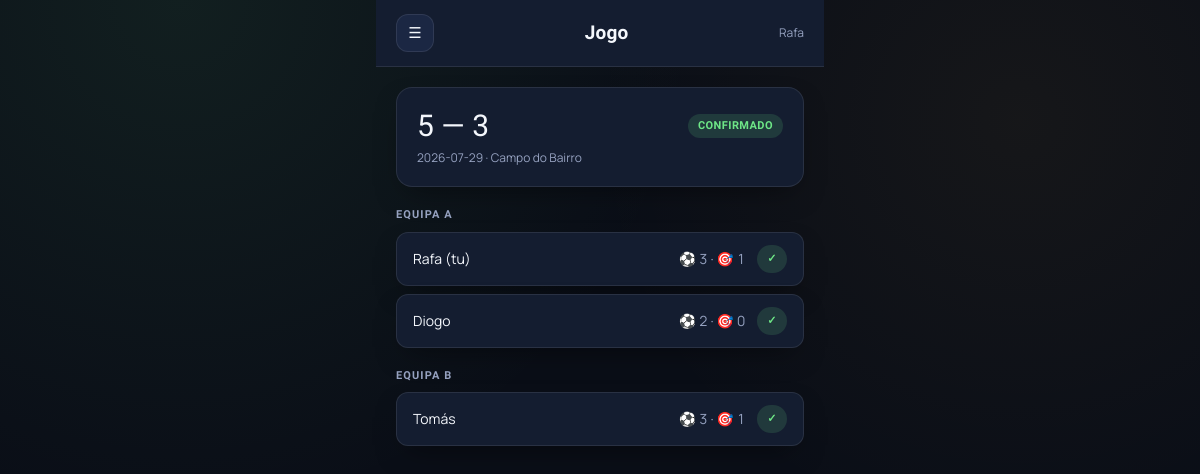
Screenshot of /jogos/1 (signed in) with the database file from the repository.
### tables this page shows
CREATE TABLE users (
    id INTEGER PRIMARY KEY AUTOINCREMENT,
    username TEXT NOT NULL UNIQUE,
    password_hash TEXT NOT NULL,
    nickname TEXT NOT NULL,
    preferred_foot TEXT CHECK(preferred_foot IN ('esquerdo', 'direito', 'ambidestro')),
    favorite_player_name TEXT,
    favorite_player_image_url TEXT,
    -- Ajuste de enquadramento da foto do jogador dentro do quadrado (editor em Definições).
    favorite_player_image_zoom REAL NOT NULL DEFAULT 1.0,
    favorite_player_image_pos_x REAL NOT NULL DEFAULT 50,
    favorite_player_image_pos_y REAL NOT NULL DEFAULT 50,
    favorite_team_name TEXT,
    favorite_team_logo_url TEXT,
    favorite_team_logo_zoom REAL NOT NULL DEFAULT 1.0,
    favorite_team_logo_pos_x REAL NOT NULL DEFAULT 50,
    favorite_team_logo_pos_y REAL NOT NULL DEFAULT 50,
    -- Overall persiste aqui porque é cumulativo (sobe/desce jogo a jogo);
    -- não é recalculado do zero a partir do histórico, é atualizado incrementalmente.
    overall REAL NOT NULL DEFAULT 75,
    created_at TIMESTAMP DEFAULT CURRENT_TIMESTAMP
);

CREATE TABLE matches (
    id INTEGER PRIMARY KEY AUTOINCREMENT,
    match_date DATE NOT NULL,
    location TEXT,
    team_a_score INTEGER NOT NULL,
    team_b_score INTEGER NOT NULL,
    -- Pendente até a soma dos golos por jogador bater certo com o resultado e o MVP ser válido.
    status TEXT NOT NULL DEFAULT 'pendente' CHECK(status IN ('pendente', 'confirmado')),
    created_at TIMESTAMP DEFAULT CURRENT_TIMESTAMP
);

CREATE TABLE match_stats (
    id INTEGER PRIMARY KEY AUTOINCREMENT,
    match_id INTEGER NOT NULL REFERENCES matches(id) ON DELETE CASCADE,
    user_id INTEGER NOT NULL REFERENCES users(id) ON DELETE CASCADE,
    team TEXT NOT NULL CHECK(team IN ('A', 'B')),
    goals INTEGER NOT NULL DEFAULT 0,
    assists INTEGER NOT NULL DEFAULT 0,
    -- Em quem este jogador votou para MVP do jogo (nunca em si próprio).
    mvp_vote_for INTEGER REFERENCES users(id),
    -- Distingue "ainda não preencheu" de "preencheu 0 golos/assistências a sério".
    submitted INTEGER NOT NULL DEFAULT 0,
    UNIQUE(match_id, user_id),
    CHECK(mvp_vote_for IS NULL OR mvp_vote_for != user_id)
);

### matches.py (the view, shortened to what this page needs)
@bp.route("/<int:match_id>", methods=["GET", "POST"])
@login_required
def detalhe(match_id):
    db = get_db()
    match = db.execute("SELECT * FROM matches WHERE id = ?", (match_id,)).fetchone()
    if match is None:
        abort(404)
    my_id = int(current_user.get_id())
    rows = db.execute(
        """
        SELECT ms.*, u.nickname, u.favorite_player_image_url
        FROM match_stats ms JOIN users u ON u.id = ms.user_id
        WHERE ms.match_id = ?
        """,
        (match_id,),
    ).fetchall()
    my_row = next((r for r in rows if r["user_id"] == my_id), None)
    others = [r for r in rows if r["user_id"] != my_id]
    return render_template(
        "matches/detalhe.html",
        match=match, rows=rows, my_row=my_row, others=others,
    )

### app.py (called while the page is built)
def create_app():
    app = Flask(__name__)
    app.config.from_object("config.Config")
    database.init_app(app)
    login_manager = LoginManager()
    login_manager.login_view = "auth.login"
    login_manager.login_message = "Entra para veres o dashboard."
    login_manager.init_app(app)
    @login_manager.user_loader
    def load_user(user_id):
        return User.get(user_id)
    import auth
    import comparar
    import dashboard
    import matches
    import profile
    import records
    import settings
    app.register_blueprint(auth.bp)
    app.register_blueprint(dashboard.bp)
    app.register_blueprint(matches.bp)
    app.register_blueprint(profile.bp)
    app.register_blueprint(records.bp)
    app.register_blueprint(comparar.bp)
    app.register_blueprint(settings.bp)
    return app

### database.py (called while the page is built)
def get_db():
    if "db" not in g:
        g.db = sqlite3.connect(
            current_app.config["DATABASE"],
            detect_types=sqlite3.PARSE_DECLTYPES,
        )
        g.db.row_factory = sqlite3.Row
        g.db.execute("PRAGMA foreign_keys = ON")
    return g.db

### models.py (called while the page is built)
    def get_id(self):
        return str(self.row["id"])

    def __getattr__(self, item):
        try:
            return self.row[item]
        except (IndexError, KeyError):
            raise AttributeError(item)

    @staticmethod
    def get(user_id):
        db = get_db()
        row = db.execute("SELECT * FROM users WHERE id = ?", (user_id,)).fetchone()
        return User(row) if row else None

### templates/matches/detalhe.html (shortened to what this page needs)
{% extends "base_app.html" %}
{% block page_title %}Jogo{% endblock %}
{% block app_content %}
<div class="px-5 pt-5">
  <div class="surface rounded-2xl p-5">
    <div class="flex items-center justify-between">
      <div class="font-display font-700 text-3xl tabular">{{ match.team_a_score }} — {{ match.team_b_score }}</div>
      {% if match.status == 'confirmado' %}
        <span class="badge badge-confirmado">Confirmado</span>
      {% else %}
        <span class="badge badge-pendente">Pendente</span>
      {% endif %}
    </div>
    <div class="text-xs mt-1.5" style="color:var(--text-muted)">{{ match.match_date }}{% if match.location %} · {{ match.location }}{% endif %}</div>
  </div>
</div>
{% for team_letter in ['A', 'B'] %}
<div class="px-5 mt-5">
  <div class="eyebrow mb-2">Equipa {{ team_letter }}</div>
  <div class="flex flex-col gap-2">
    {% for r in rows if r.team == team_letter %}
    <div class="surface rounded-xl px-4 py-3 flex items-center justify-between">
      <span class="font-600 text-sm">{{ r.nickname }}{% if my_row and r.user_id == my_row.user_id %} (tu){% endif %}</span>
      <div class="flex items-center gap-3 text-sm">
        {% if r.submitted %}
          <span class="tabular" style="color:var(--text-muted)">⚽ {{ r.goals }} · 🎯 {{ r.assists }}</span>
          <span class="badge badge-confirmado">✓</span>
        {% else %}
          <span class="badge badge-pendente">A aguardar</span>
        {% endif %}
      </div>
    </div>
    {% endfor %}
  </div>
</div>
{% endfor %}
{% endblock %}

### templates/base_app.html (shortened to what this page needs)
{% extends "base.html" %}
{% block content %}
<div class="max-w-md mx-auto min-h-screen flex flex-col pb-10">
  <header class="topbar flex items-center justify-between px-5 py-3.5 sticky top-0 z-30">
    <button class="icon-btn" id="openDrawer" aria-label="Abrir menu">☰</button>
    <span class="section-title">{% block page_title %}{% endblock %}</span>
    <span class="text-xs font-600" style="color:var(--text-muted)">{{ current_user.nickname }}</span>
  </header>
  <main class="flex-1">
    {% block app_content %}{% endblock %}
  </main>
</div>
{% endblock %}

### templates/base.html (shortened to what this page needs)
<!DOCTYPE html>
<html lang="pt">
<head>
<script src="https://cdn.tailwindcss.com"></script>
<link rel="stylesheet" href="{{ url_for('static', filename='css/theme.css') }}?v=6">
</head>
<body class="min-h-screen">
{% block content %}{% endblock %}
</body>
</html>

### static/css/theme.css (style rules this page uses)
:root { --bg-primary:#0A0E17; --bg-surface:#141D30; --bg-surface-2:#1B2743; --bg-input:#111A2C; --accent-turf:#6EE787; --accent-turf-dim:#3E8F5B; --accent-gold:#F5B942; --accent-danger:#FF6B6B; --text-primary:#F4F7FC; --text-muted:#96A2C0; --border-glass:rgba(255,255,255,0.09); --border-strong:rgba(255,255,255,0.14); --shadow-card:0 12px 30px -12px rgba(0,0,0,0.5); }
* { box-sizing:border-box; }
html { background:var(--bg-primary); }
body { background: radial-gradient(circle at 15% 0%, rgba(110,231,135,0.08), transparent 40%), radial-gradient(circle at 85% 15%, rgba(245,185,66,0.05), transparent 35%), var(--bg-primary); color:var(--text-primary); font-family:'Manrope',sans-serif; font-size:15px; line-height:1.5; -webkit-font-smoothing:antialiased; transition:background-color .2s ease, color .2s ease; }
.font-display { font-family:'Rajdhani',sans-serif; }
.tabular { font-variant-numeric:tabular-nums; }
.surface { background:var(--bg-surface); border:1px solid var(--border-glass); box-shadow:var(--shadow-card); }
.eyebrow { font-family:'Rajdhani',sans-serif; font-weight:700; font-size:11px; letter-spacing:.1em; text-transform:uppercase; color:var(--text-muted); }
.section-title { font-family:'Rajdhani',sans-serif; font-weight:700; font-size:19px; letter-spacing:.01em; }
.badge { display:inline-flex; align-items:center; gap:5px; font-family:'Rajdhani',sans-serif; font-weight:700; font-size:11px; text-transform:uppercase; letter-spacing:.04em; padding:4px 10px; border-radius:999px; }
.badge-confirmado { background:rgba(110,231,135,0.14); color:var(--accent-turf); }
.topbar { background:var(--bg-surface); border-bottom:1px solid var(--border-glass); }
.icon-btn { width:38px; height:38px; border-radius:12px; display:flex; align-items:center; justify-content:center; background:var(--bg-surface-2); border:1px solid var(--border-glass); color:var(--text-primary); transition:transform .12s ease, border-color .15s ease; }

### rows the page displays
users: nickname "Rafa"
matches: team_a_score "5", team_b_score "3", match_date "2026-07-29", location "Campo do Bairro"
match_stats: nickname "Rafa", shows "(tu)", goals "3", assists "1"
match_stats: nickname "Diogo", goals "2", assists "0"
match_stats: nickname "Tomás", goals "3", assists "1"

### other values shown
{{ team_letter }} "A" "B"
